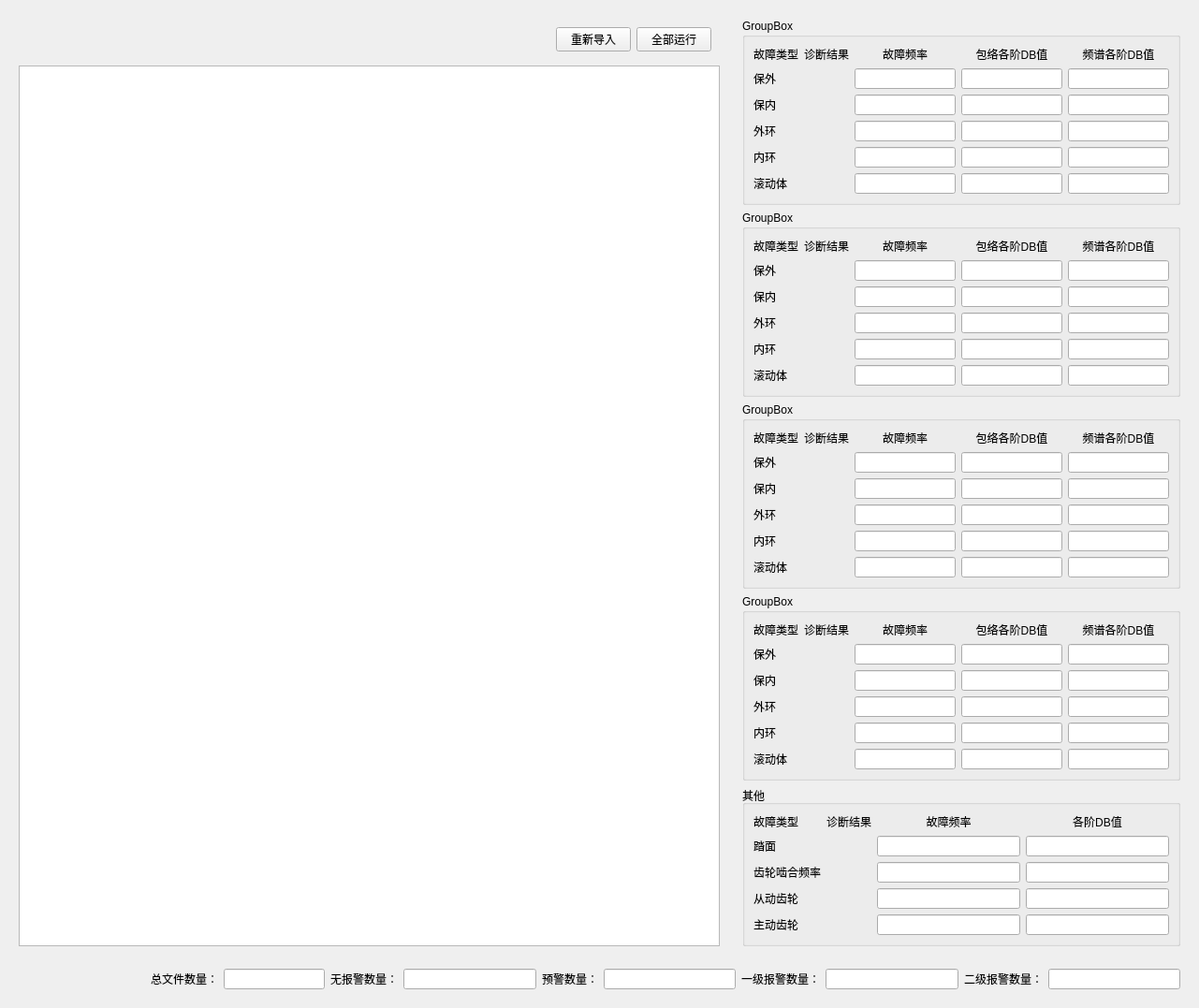
<?xml version="1.0" encoding="UTF-8"?>
<ui version="4.0">
 <class>FrmAlgorithmOffline</class>
 <widget class="QWidget" name="FrmAlgorithmOffline">
  <property name="geometry">
   <rect>
    <x>0</x>
    <y>0</y>
    <width>1281</width>
    <height>948</height>
   </rect>
  </property>
  <property name="windowTitle">
   <string>Form</string>
  </property>
  <layout class="QGridLayout" name="gridLayout">
   <item row="0" column="0">
    <widget class="QWidget" name="widget_Tab" native="true">
     <layout class="QVBoxLayout" name="verticalLayout">
      <item>
       <widget class="QWidget" name="widget_tabbtn" native="true">
        <layout class="QHBoxLayout" name="horizontalLayout">
         <item>
          <spacer name="horizontalSpacer">
           <property name="orientation">
            <enum>Qt::Horizontal</enum>
           </property>
           <property name="sizeHint" stdset="0">
            <size>
             <width>40</width>
             <height>20</height>
            </size>
           </property>
          </spacer>
         </item>
         <item>
          <widget class="QPushButton" name="btn_reimport">
           <property name="text">
            <string>重新导入</string>
           </property>
          </widget>
         </item>
         <item>
          <widget class="QPushButton" name="btn_allrun">
           <property name="text">
            <string>全部运行</string>
           </property>
          </widget>
         </item>
        </layout>
       </widget>
      </item>
      <item>
       <widget class="QTableWidget" name="tableWidget"/>
      </item>
     </layout>
    </widget>
   </item>
   <item row="0" column="1">
    <widget class="QWidget" name="widget_4" native="true">
     <property name="sizePolicy">
      <sizepolicy hsizetype="Fixed" vsizetype="Preferred">
       <horstretch>0</horstretch>
       <verstretch>0</verstretch>
      </sizepolicy>
     </property>
     <layout class="QVBoxLayout" name="verticalLayout_2">
      <item>
       <widget class="QGroupBox" name="gbox_bearing1">
        <property name="title">
         <string>GroupBox</string>
        </property>
        <layout class="QGridLayout" name="gridLayout_2">
         <item row="0" column="0">
          <widget class="QLabel" name="lab_type1">
           <property name="text">
            <string>故障类型</string>
           </property>
          </widget>
         </item>
         <item row="0" column="1">
          <widget class="QLabel" name="lab_result1">
           <property name="text">
            <string>诊断结果</string>
           </property>
          </widget>
         </item>
         <item row="0" column="2">
          <widget class="QLabel" name="lab_frequency1">
           <property name="text">
            <string>故障频率</string>
           </property>
           <property name="alignment">
            <set>Qt::AlignCenter</set>
           </property>
          </widget>
         </item>
         <item row="0" column="3">
          <widget class="QLabel" name="lab_baoluodb1">
           <property name="text">
            <string>包络各阶DB值</string>
           </property>
           <property name="alignment">
            <set>Qt::AlignCenter</set>
           </property>
          </widget>
         </item>
         <item row="0" column="4">
          <widget class="QLabel" name="lab_pinpudb1">
           <property name="text">
            <string>频谱各阶DB值</string>
           </property>
           <property name="alignment">
            <set>Qt::AlignCenter</set>
           </property>
          </widget>
         </item>
         <item row="1" column="0">
          <widget class="QLabel" name="lab_baowai1">
           <property name="text">
            <string>保外</string>
           </property>
          </widget>
         </item>
         <item row="1" column="1">
          <widget class="IndicatorLight" name="led_baowai1" native="true"/>
         </item>
         <item row="1" column="2">
          <widget class="QLineEdit" name="txt_baowai1frequency"/>
         </item>
         <item row="1" column="3">
          <widget class="QLineEdit" name="txt_baowai1baoluo"/>
         </item>
         <item row="1" column="4">
          <widget class="QLineEdit" name="txt_baowai1pinpu"/>
         </item>
         <item row="2" column="0">
          <widget class="QLabel" name="lab_baonei1">
           <property name="text">
            <string>保内</string>
           </property>
          </widget>
         </item>
         <item row="2" column="1">
          <widget class="IndicatorLight" name="led_baonei1" native="true"/>
         </item>
         <item row="2" column="2">
          <widget class="QLineEdit" name="txt_baonei1frequency"/>
         </item>
         <item row="2" column="3">
          <widget class="QLineEdit" name="txt_baonei1baoluo"/>
         </item>
         <item row="2" column="4">
          <widget class="QLineEdit" name="txt_baonei1pinpu"/>
         </item>
         <item row="3" column="0">
          <widget class="QLabel" name="lab_waihuan1">
           <property name="text">
            <string>外环</string>
           </property>
          </widget>
         </item>
         <item row="3" column="1">
          <widget class="IndicatorLight" name="led_waihuan1" native="true"/>
         </item>
         <item row="3" column="2">
          <widget class="QLineEdit" name="txt_waihuan1frequency"/>
         </item>
         <item row="3" column="3">
          <widget class="QLineEdit" name="txt_waihuan1baoluo"/>
         </item>
         <item row="3" column="4">
          <widget class="QLineEdit" name="txt_waihuan1pinpu"/>
         </item>
         <item row="4" column="0">
          <widget class="QLabel" name="lab_neihuan1">
           <property name="text">
            <string>内环</string>
           </property>
          </widget>
         </item>
         <item row="4" column="1">
          <widget class="IndicatorLight" name="led_neihuan1" native="true"/>
         </item>
         <item row="4" column="2">
          <widget class="QLineEdit" name="txt_neihuan1frequency"/>
         </item>
         <item row="4" column="3">
          <widget class="QLineEdit" name="txt_neihuan1baoluo"/>
         </item>
         <item row="4" column="4">
          <widget class="QLineEdit" name="txt_neihuan1pinpu"/>
         </item>
         <item row="5" column="0">
          <widget class="QLabel" name="lab_gundong1">
           <property name="text">
            <string>滚动体</string>
           </property>
          </widget>
         </item>
         <item row="5" column="1">
          <widget class="IndicatorLight" name="led_gundong1" native="true"/>
         </item>
         <item row="5" column="2">
          <widget class="QLineEdit" name="txt_gundong1frequency"/>
         </item>
         <item row="5" column="3">
          <widget class="QLineEdit" name="txt_gundong1baoluo"/>
         </item>
         <item row="5" column="4">
          <widget class="QLineEdit" name="txt_gundong1pinpu"/>
         </item>
        </layout>
       </widget>
      </item>
      <item>
       <widget class="QGroupBox" name="gbox_bearing2">
        <property name="title">
         <string>GroupBox</string>
        </property>
        <layout class="QGridLayout" name="gridLayout_3">
         <item row="0" column="0">
          <widget class="QLabel" name="lab_type2">
           <property name="text">
            <string>故障类型</string>
           </property>
          </widget>
         </item>
         <item row="0" column="1">
          <widget class="QLabel" name="lab_result2">
           <property name="text">
            <string>诊断结果</string>
           </property>
          </widget>
         </item>
         <item row="0" column="2">
          <widget class="QLabel" name="lab_frequency2">
           <property name="text">
            <string>故障频率</string>
           </property>
           <property name="alignment">
            <set>Qt::AlignCenter</set>
           </property>
          </widget>
         </item>
         <item row="0" column="3">
          <widget class="QLabel" name="lab_baoluodb2">
           <property name="text">
            <string>包络各阶DB值</string>
           </property>
           <property name="alignment">
            <set>Qt::AlignCenter</set>
           </property>
          </widget>
         </item>
         <item row="0" column="4">
          <widget class="QLabel" name="lab_pinpudb2">
           <property name="text">
            <string>频谱各阶DB值</string>
           </property>
           <property name="alignment">
            <set>Qt::AlignCenter</set>
           </property>
          </widget>
         </item>
         <item row="1" column="0">
          <widget class="QLabel" name="lab_baowai2">
           <property name="text">
            <string>保外</string>
           </property>
          </widget>
         </item>
         <item row="1" column="1">
          <widget class="IndicatorLight" name="led_baowai2" native="true"/>
         </item>
         <item row="1" column="2">
          <widget class="QLineEdit" name="txt_baowai2frequency"/>
         </item>
         <item row="1" column="3">
          <widget class="QLineEdit" name="txt_baowai2baoluo"/>
         </item>
         <item row="1" column="4">
          <widget class="QLineEdit" name="txt_baowai2pinpu"/>
         </item>
         <item row="2" column="0">
          <widget class="QLabel" name="lab_baonei2">
           <property name="text">
            <string>保内</string>
           </property>
          </widget>
         </item>
         <item row="2" column="1">
          <widget class="IndicatorLight" name="led_baonei2" native="true"/>
         </item>
         <item row="2" column="2">
          <widget class="QLineEdit" name="txt_baonei2frequency"/>
         </item>
         <item row="2" column="3">
          <widget class="QLineEdit" name="txt_baonei2baoluo"/>
         </item>
         <item row="2" column="4">
          <widget class="QLineEdit" name="txt_baonei2pinpu"/>
         </item>
         <item row="3" column="0">
          <widget class="QLabel" name="lab_waihuan2">
           <property name="text">
            <string>外环</string>
           </property>
          </widget>
         </item>
         <item row="3" column="1">
          <widget class="IndicatorLight" name="led_waihuan2" native="true"/>
         </item>
         <item row="3" column="2">
          <widget class="QLineEdit" name="txt_waihuan2frequency"/>
         </item>
         <item row="3" column="3">
          <widget class="QLineEdit" name="txt_waihuan2baoluo"/>
         </item>
         <item row="3" column="4">
          <widget class="QLineEdit" name="txt_waihuan2pinpu"/>
         </item>
         <item row="4" column="0">
          <widget class="QLabel" name="lab_neihuan2">
           <property name="text">
            <string>内环</string>
           </property>
          </widget>
         </item>
         <item row="4" column="1">
          <widget class="IndicatorLight" name="led_neihuan2" native="true"/>
         </item>
         <item row="4" column="2">
          <widget class="QLineEdit" name="txt_neihuan2frequency"/>
         </item>
         <item row="4" column="3">
          <widget class="QLineEdit" name="txt_neihuan2baoluo"/>
         </item>
         <item row="4" column="4">
          <widget class="QLineEdit" name="txt_neihuan2pinpu"/>
         </item>
         <item row="5" column="0">
          <widget class="QLabel" name="lab_gundong2">
           <property name="text">
            <string>滚动体</string>
           </property>
          </widget>
         </item>
         <item row="5" column="1">
          <widget class="IndicatorLight" name="led_gundong2" native="true"/>
         </item>
         <item row="5" column="2">
          <widget class="QLineEdit" name="txt_gundong2frequency"/>
         </item>
         <item row="5" column="3">
          <widget class="QLineEdit" name="txt_gundong2baoluo"/>
         </item>
         <item row="5" column="4">
          <widget class="QLineEdit" name="txt_gundong2pinpu"/>
         </item>
        </layout>
       </widget>
      </item>
      <item>
       <widget class="QGroupBox" name="gbox_bearing3">
        <property name="title">
         <string>GroupBox</string>
        </property>
        <layout class="QGridLayout" name="gridLayout_4">
         <item row="0" column="0">
          <widget class="QLabel" name="lab_type3">
           <property name="text">
            <string>故障类型</string>
           </property>
          </widget>
         </item>
         <item row="0" column="1">
          <widget class="QLabel" name="lab_result3">
           <property name="text">
            <string>诊断结果</string>
           </property>
          </widget>
         </item>
         <item row="0" column="2">
          <widget class="QLabel" name="lab_frequency3">
           <property name="text">
            <string>故障频率</string>
           </property>
           <property name="alignment">
            <set>Qt::AlignCenter</set>
           </property>
          </widget>
         </item>
         <item row="0" column="3">
          <widget class="QLabel" name="lab_baoluodb3">
           <property name="text">
            <string>包络各阶DB值</string>
           </property>
           <property name="alignment">
            <set>Qt::AlignCenter</set>
           </property>
          </widget>
         </item>
         <item row="0" column="4">
          <widget class="QLabel" name="lab_pinpudb3">
           <property name="text">
            <string>频谱各阶DB值</string>
           </property>
           <property name="alignment">
            <set>Qt::AlignCenter</set>
           </property>
          </widget>
         </item>
         <item row="1" column="0">
          <widget class="QLabel" name="lab_baowai3">
           <property name="text">
            <string>保外</string>
           </property>
          </widget>
         </item>
         <item row="1" column="1">
          <widget class="IndicatorLight" name="led_baowai3" native="true"/>
         </item>
         <item row="1" column="2">
          <widget class="QLineEdit" name="txt_baowai3frequency"/>
         </item>
         <item row="1" column="3">
          <widget class="QLineEdit" name="txt_baowai3baoluo"/>
         </item>
         <item row="1" column="4">
          <widget class="QLineEdit" name="txt_baowai3pinpu"/>
         </item>
         <item row="2" column="0">
          <widget class="QLabel" name="lab_baonei3">
           <property name="text">
            <string>保内</string>
           </property>
          </widget>
         </item>
         <item row="2" column="1">
          <widget class="IndicatorLight" name="led_baonei3" native="true"/>
         </item>
         <item row="2" column="2">
          <widget class="QLineEdit" name="txt_baonei3frequency"/>
         </item>
         <item row="2" column="3">
          <widget class="QLineEdit" name="txt_baonei3baoluo"/>
         </item>
         <item row="2" column="4">
          <widget class="QLineEdit" name="txt_baonei3pinpu"/>
         </item>
         <item row="3" column="0">
          <widget class="QLabel" name="lab_waihuan3">
           <property name="text">
            <string>外环</string>
           </property>
          </widget>
         </item>
         <item row="3" column="1">
          <widget class="IndicatorLight" name="led_waihuan3" native="true"/>
         </item>
         <item row="3" column="2">
          <widget class="QLineEdit" name="txt_waihuan3frequency"/>
         </item>
         <item row="3" column="3">
          <widget class="QLineEdit" name="txt_waihuan3baoluo"/>
         </item>
         <item row="3" column="4">
          <widget class="QLineEdit" name="txt_waihuan3pinpu"/>
         </item>
         <item row="4" column="0">
          <widget class="QLabel" name="lab_neihuan3">
           <property name="text">
            <string>内环</string>
           </property>
          </widget>
         </item>
         <item row="4" column="1">
          <widget class="IndicatorLight" name="led_neihuan3" native="true"/>
         </item>
         <item row="4" column="2">
          <widget class="QLineEdit" name="txt_neihuan3frequency"/>
         </item>
         <item row="4" column="3">
          <widget class="QLineEdit" name="txt_neihuan3baoluo"/>
         </item>
         <item row="4" column="4">
          <widget class="QLineEdit" name="txt_neihuan3pinpu"/>
         </item>
         <item row="5" column="0">
          <widget class="QLabel" name="lab_gundong3">
           <property name="text">
            <string>滚动体</string>
           </property>
          </widget>
         </item>
         <item row="5" column="1">
          <widget class="IndicatorLight" name="led_gundong3" native="true"/>
         </item>
         <item row="5" column="2">
          <widget class="QLineEdit" name="txt_gundong3frequency"/>
         </item>
         <item row="5" column="3">
          <widget class="QLineEdit" name="txt_gundong3baoluo"/>
         </item>
         <item row="5" column="4">
          <widget class="QLineEdit" name="txt_gundong3pinpu"/>
         </item>
        </layout>
       </widget>
      </item>
      <item>
       <widget class="QGroupBox" name="gbox_bearing4">
        <property name="title">
         <string>GroupBox</string>
        </property>
        <layout class="QGridLayout" name="gridLayout_5">
         <item row="0" column="0">
          <widget class="QLabel" name="lab_type4">
           <property name="text">
            <string>故障类型</string>
           </property>
          </widget>
         </item>
         <item row="0" column="1">
          <widget class="QLabel" name="lab_result4">
           <property name="text">
            <string>诊断结果</string>
           </property>
          </widget>
         </item>
         <item row="0" column="2">
          <widget class="QLabel" name="lab_frequency4">
           <property name="text">
            <string>故障频率</string>
           </property>
           <property name="alignment">
            <set>Qt::AlignCenter</set>
           </property>
          </widget>
         </item>
         <item row="0" column="3">
          <widget class="QLabel" name="lab_baoluodb4">
           <property name="text">
            <string>包络各阶DB值</string>
           </property>
           <property name="alignment">
            <set>Qt::AlignCenter</set>
           </property>
          </widget>
         </item>
         <item row="0" column="4">
          <widget class="QLabel" name="lab_pinpudb4">
           <property name="text">
            <string>频谱各阶DB值</string>
           </property>
           <property name="alignment">
            <set>Qt::AlignCenter</set>
           </property>
          </widget>
         </item>
         <item row="1" column="0">
          <widget class="QLabel" name="lab_baowai4">
           <property name="text">
            <string>保外</string>
           </property>
          </widget>
         </item>
         <item row="1" column="1">
          <widget class="IndicatorLight" name="led_baowai4" native="true"/>
         </item>
         <item row="1" column="2">
          <widget class="QLineEdit" name="txt_baowai4frequency"/>
         </item>
         <item row="1" column="3">
          <widget class="QLineEdit" name="txt_baowai4baoluo"/>
         </item>
         <item row="1" column="4">
          <widget class="QLineEdit" name="txt_baowai4pinpu"/>
         </item>
         <item row="2" column="0">
          <widget class="QLabel" name="lab_baonei4">
           <property name="text">
            <string>保内</string>
           </property>
          </widget>
         </item>
         <item row="2" column="1">
          <widget class="IndicatorLight" name="led_baonei4" native="true"/>
         </item>
         <item row="2" column="2">
          <widget class="QLineEdit" name="txt_baonei4frequency"/>
         </item>
         <item row="2" column="3">
          <widget class="QLineEdit" name="txt_baonei4baoluo"/>
         </item>
         <item row="2" column="4">
          <widget class="QLineEdit" name="txt_baonei4pinpu"/>
         </item>
         <item row="3" column="0">
          <widget class="QLabel" name="lab_waihuan4">
           <property name="text">
            <string>外环</string>
           </property>
          </widget>
         </item>
         <item row="3" column="1">
          <widget class="IndicatorLight" name="led_waihuan4" native="true"/>
         </item>
         <item row="3" column="2">
          <widget class="QLineEdit" name="txt_waihuan4frequency"/>
         </item>
         <item row="3" column="3">
          <widget class="QLineEdit" name="txt_waihuan4baoluo"/>
         </item>
         <item row="3" column="4">
          <widget class="QLineEdit" name="txt_waihuan4pinpu"/>
         </item>
         <item row="4" column="0">
          <widget class="QLabel" name="lab_neihuan4">
           <property name="text">
            <string>内环</string>
           </property>
          </widget>
         </item>
         <item row="4" column="1">
          <widget class="IndicatorLight" name="led_neihuan4" native="true"/>
         </item>
         <item row="4" column="2">
          <widget class="QLineEdit" name="txt_neihuan4frequency"/>
         </item>
         <item row="4" column="3">
          <widget class="QLineEdit" name="txt_neihuan4baoluo"/>
         </item>
         <item row="4" column="4">
          <widget class="QLineEdit" name="txt_neihuan4pinpu"/>
         </item>
         <item row="5" column="0">
          <widget class="QLabel" name="lab_gundong4">
           <property name="text">
            <string>滚动体</string>
           </property>
          </widget>
         </item>
         <item row="5" column="1">
          <widget class="IndicatorLight" name="led_gundong4" native="true"/>
         </item>
         <item row="5" column="2">
          <widget class="QLineEdit" name="txt_gundong4frequency"/>
         </item>
         <item row="5" column="3">
          <widget class="QLineEdit" name="txt_gundong4baoluo"/>
         </item>
         <item row="5" column="4">
          <widget class="QLineEdit" name="txt_gundong4pinpu"/>
         </item>
        </layout>
       </widget>
      </item>
      <item>
       <widget class="QGroupBox" name="groupBox_5">
        <property name="title">
         <string>其他</string>
        </property>
        <layout class="QGridLayout" name="gridLayout_6">
         <item row="0" column="2">
          <widget class="QLabel" name="lab_frequency5">
           <property name="text">
            <string>故障频率</string>
           </property>
           <property name="alignment">
            <set>Qt::AlignCenter</set>
           </property>
          </widget>
         </item>
         <item row="3" column="2">
          <widget class="QLineEdit" name="txt_congdongfrequency"/>
         </item>
         <item row="3" column="3">
          <widget class="QLineEdit" name="txt_congdongdb"/>
         </item>
         <item row="3" column="1">
          <widget class="IndicatorLight" name="led_congdong" native="true"/>
         </item>
         <item row="4" column="3">
          <widget class="QLineEdit" name="txt_zhudongdb"/>
         </item>
         <item row="2" column="0">
          <widget class="QLabel" name="lab_niehe">
           <property name="text">
            <string>齿轮啮合频率</string>
           </property>
          </widget>
         </item>
         <item row="4" column="0">
          <widget class="QLabel" name="lab_zhudong">
           <property name="text">
            <string>主动齿轮</string>
           </property>
          </widget>
         </item>
         <item row="0" column="0">
          <widget class="QLabel" name="lab_type5">
           <property name="text">
            <string>故障类型</string>
           </property>
          </widget>
         </item>
         <item row="4" column="1">
          <widget class="IndicatorLight" name="led_zhudong" native="true"/>
         </item>
         <item row="2" column="1">
          <widget class="IndicatorLight" name="led_niehe" native="true"/>
         </item>
         <item row="1" column="1">
          <widget class="IndicatorLight" name="led_tamian" native="true"/>
         </item>
         <item row="0" column="1">
          <widget class="QLabel" name="lab_result5">
           <property name="text">
            <string>诊断结果</string>
           </property>
          </widget>
         </item>
         <item row="2" column="3">
          <widget class="QLineEdit" name="txt_niehedb"/>
         </item>
         <item row="0" column="3">
          <widget class="QLabel" name="lab_otherdb">
           <property name="text">
            <string>各阶DB值</string>
           </property>
           <property name="alignment">
            <set>Qt::AlignCenter</set>
           </property>
          </widget>
         </item>
         <item row="1" column="0">
          <widget class="QLabel" name="lab_tamian">
           <property name="text">
            <string>踏面</string>
           </property>
          </widget>
         </item>
         <item row="1" column="3">
          <widget class="QLineEdit" name="txt_tamiandb"/>
         </item>
         <item row="3" column="0">
          <widget class="QLabel" name="lab_congdong">
           <property name="text">
            <string>从动齿轮</string>
           </property>
          </widget>
         </item>
         <item row="1" column="2">
          <widget class="QLineEdit" name="txt_tamianfrequency"/>
         </item>
         <item row="2" column="2">
          <widget class="QLineEdit" name="txt_niehefrequency"/>
         </item>
         <item row="4" column="2">
          <widget class="QLineEdit" name="txt_zhudongfrequency"/>
         </item>
        </layout>
       </widget>
      </item>
     </layout>
    </widget>
   </item>
   <item row="1" column="0" colspan="2">
    <widget class="QWidget" name="widget_count" native="true">
     <layout class="QHBoxLayout" name="horizontalLayout_2">
      <item>
       <spacer name="horizontalSpacer_2">
        <property name="orientation">
         <enum>Qt::Horizontal</enum>
        </property>
        <property name="sizeHint" stdset="0">
         <size>
          <width>40</width>
          <height>20</height>
         </size>
        </property>
       </spacer>
      </item>
      <item>
       <widget class="QLabel" name="lab_allcount">
        <property name="text">
         <string>总文件数量：</string>
        </property>
       </widget>
      </item>
      <item>
       <widget class="QLineEdit" name="txt_allcount">
        <property name="sizePolicy">
         <sizepolicy hsizetype="Fixed" vsizetype="Fixed">
          <horstretch>0</horstretch>
          <verstretch>0</verstretch>
         </sizepolicy>
        </property>
       </widget>
      </item>
      <item>
       <widget class="QLabel" name="lab_normalcount">
        <property name="text">
         <string>无报警数量：</string>
        </property>
       </widget>
      </item>
      <item>
       <widget class="QLineEdit" name="txt_normalcount"/>
      </item>
      <item>
       <widget class="QLabel" name="lab_waringcount">
        <property name="text">
         <string>预警数量：</string>
        </property>
       </widget>
      </item>
      <item>
       <widget class="QLineEdit" name="txt_waringcount"/>
      </item>
      <item>
       <widget class="QLabel" name="lab_alarm1count">
        <property name="text">
         <string>一级报警数量：</string>
        </property>
       </widget>
      </item>
      <item>
       <widget class="QLineEdit" name="txt_alarm1count"/>
      </item>
      <item>
       <widget class="QLabel" name="lab_alarm2count">
        <property name="text">
         <string>二级报警数量：</string>
        </property>
       </widget>
      </item>
      <item>
       <widget class="QLineEdit" name="txt_alarm2count"/>
      </item>
     </layout>
    </widget>
   </item>
  </layout>
 </widget>
 <customwidgets>
  <customwidget>
   <class>IndicatorLight</class>
   <extends>QWidget</extends>
   <header location="global">indicatorlight.h</header>
   <container>1</container>
  </customwidget>
 </customwidgets>
 <resources/>
 <connections/>
</ui>
